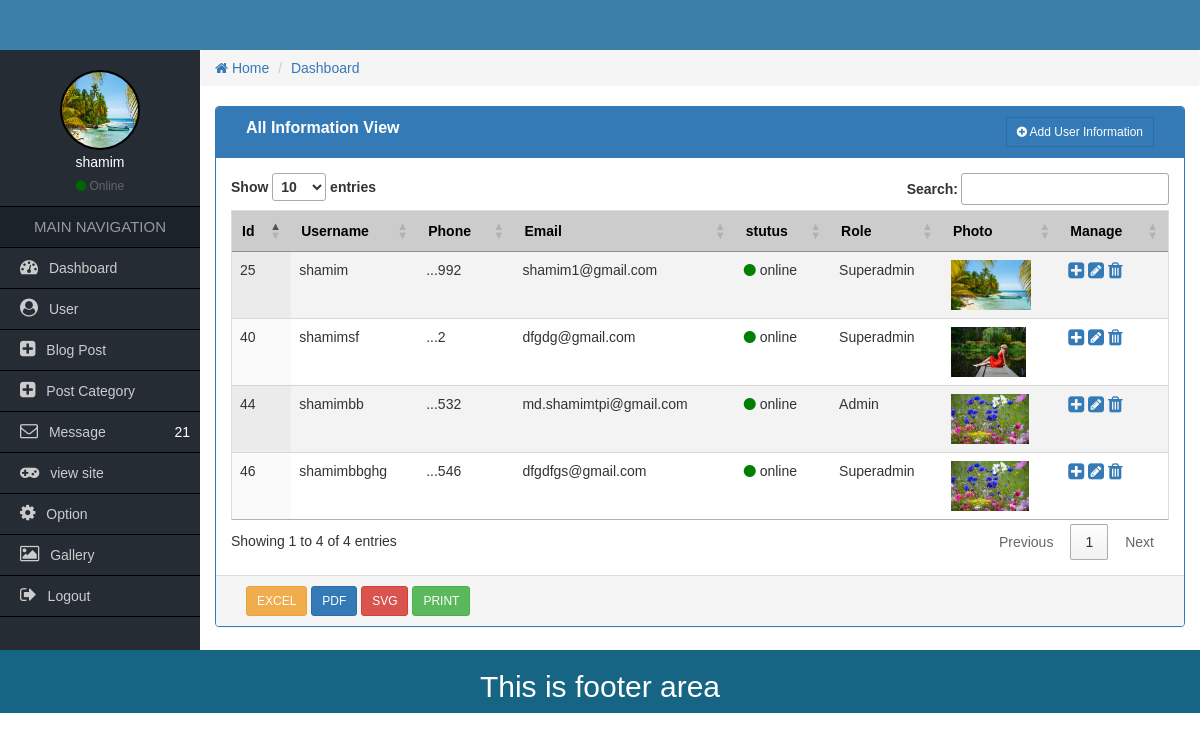
The page /Admin/all-user.php (signed in) on the database its author committed.
### tables this page shows
CREATE TABLE `cit_users` (
  `user_id` int(11) NOT NULL,
  `User_name` varchar(50) NOT NULL,
  `username` varchar(50) NOT NULL,
  `user_phone` varchar(20) NOT NULL,
  `user_email` varchar(50) NOT NULL,
  `user_pass` varchar(50) NOT NULL,
  `role_id` int(11) NOT NULL,
  `status` varchar(20) NOT NULL DEFAULT '1',
  `user_photo` varchar(255) NOT NULL
);

CREATE TABLE `cit_roles` (
  `role_id` int(11) NOT NULL,
  `role_name` varchar(50) NOT NULL
);

### Admin/function/functions.php (called while the page is built, shortened)
<?php
 function get_header(){
	 require_once('includes/header.php');
 }
 function get_sidebar(){
	 require_once('includes/sidebar.php');
 }
 function get_breadcum(){
	 require_once('includes/breadcum.php');
 }
 function get_footer(){
	 require_once('includes/footer.php');
 }
?>

### Admin/all-user.php (the view, shortened to what this page needs)
<?php
  require_once('function/functions.php');
  if($_SESSION['role_id']==1){
  get_header();
  get_sidebar();
  get_breadcum();
  ?>
                <div class="col-md-12">
                	<div class="panel panel-primary">
                        <div class="panel-heading">
                            <div class="col-md-9 heading_title">
                                All Information View
                             </div>
                             <div class="col-md-3 text-right">
                             	<a href="register.php" class="btn btn-sm btn btn-primary"><i class="fa fa-plus-circle"></i> Add User Information</a>
                            </div>
                            <div class="clearfix"></div>
                        </div>
                      <div class="panel-body">
                          <table class="table table-responsive table-striped table-hover table_cus display" id="table_id">
            		<thead class="table_head">
              		<tr>
                      	<th>Id</th>
                      	<th>Username</th>
                          <th>Phone</th>
                          <th>Email</th>
                          <th>stutus</th>
                          <th>Role</th>
                          <th>Photo</th>
                          <th>Manage</th>
                      </tr>
              	</thead>
            <tbody>
								  <?php
						    $sql = "SELECT * FROM  cit_users NATURAL JOIN cit_roles ORDER BY user_id DESC";
	           $result = mysqli_query($conn, $sql);
							while($row = mysqli_fetch_assoc($result)) { ?>
								<tr>
								    <td><?php echo $row['user_id']?></td>
								    <td><?php echo $row['username']?></td>
								    <td>...<?php echo substr($row['user_phone'],8,11)?></td>
								    <td><?php echo $row['user_email']?></td>
                    <?php  if(isset($_SESSION['user_id'])){ ?>
                      <td><span><i style="color:green" class="fa fa-circle"></i> online</span></td>
                <?php    }else{ ?>
                      <td><span><i style="color:#000" class="fa fa-circle"></i> offline</span></td>
                <?php  } ?>
                      <td><?php echo $row['role_name']?></td>
                     <td>
                     <?php
                       if ($row['user_photo']!='') { ?>
                         <img height="50" src="uploads/users/<?php echo $row['user_photo']?>">
                   <?php    }else{
                        ?>
                        <img height="50" src='uploads/avatar.png' alt="avarter">
                    <?php   }
                     ?>
                    </td>
                    	<td>
										<a href="view-user-info.php?id=<?php echo $row['user_id']?>"><i class="fa fa-plus-square fa-lg"></i></a>
										<a href="edit-user.php?id=<?php echo $row['user_id']?>"><i class="fa fa-pencil-square fa-lg"></i></a>
										<a href="delete.php?id=<?php echo $row['user_id']?>"><i class="fa fa-trash fa-lg"></i></a>
									</td>
								</tr>
						<?php	}
								  ?>
             </tbody>
                          </table>
                      </div>
                      <div class="panel-footer">
                        <div class="col-md-4">
                        	<a href="#" class="btn btn-sm btn-warning">EXCEL</a>
                            <a href="#" class="btn btn-sm btn-primary">PDF</a>
                            <a href="#" class="btn btn-sm btn-danger">SVG</a>
                            <a href="#" class="btn btn-sm btn-success">PRINT</a>
                        </div>
                        <div class="col-md-4">
                        </div>
                        <div class="col-md-4 text-right">
                        </div>
                        <div class="clearfix"></div>
                      </div>
                    </div>
                </div>
            </div>
         </div>
    </div>
   <?php get_footer();
}else{
  echo "You Have No Permission";
}
   ?>

### Admin/includes/header.php (shortened to what this page needs)
<!DOCTYPE html>
<html lang="en">
  <head>
    <link type="text/css" rel="stylesheet" href="css/font-awesome.min.css"/>
     <link rel="stylesheet" type="text/css" href="https://cdn.datatables.net/1.10.16/css/jquery.dataTables.css">
    <link type="text/css" href="css/bootstrap.min.css" rel="stylesheet">
    <link type="text/css" rel="stylesheet" href="css/style.css"/>
  </head>
  <body>
  	<div class="container-fluid header_full">
    	<div class="container header">
        </div>
    </div>

### Admin/includes/sidebar.php
<?php
 require_once('../includes/config.php');
   $sql = "SELECT * FROM  contact";
     $result = mysqli_query($conn, $sql);
     $rowcount=mysqli_num_rows($result);
?>
    <div class="container-fluid content_full">
        <div class="row">
            <div class="col-md-2 sidebar pd0">
            	<div class="side_user">
                	<img class="img-responsive" src="uploads/<?php echo $_SESSION['user_photo']?>"/>
                    <h4><?php echo $_SESSION['username'] ?></h4>
                    <span><i class="fa fa-circle"></i> Online</span>
                </div>
                <h2>MAIN NAVIGATION</h2>
                <ul>
                	<li><a href="index.php"><i class="fa fa-dashboard"></i> Dashboard</a></li>
                     <?php
                  if($_SESSION['role_id']==1){  ?>
                      <li><a href="all-user.php"><i class="fa fa-user-circle"></i> User</a></li>
                <?php  }
                     ?>
                    <li><a href="add-post.php"><i class="fa fa-plus-square"></i> Blog Post</a>
                    </li>
                    <li><a href="post-category.php"><i class="fa fa-plus-square"></i> Post Category</a>
                    </li>
                    <li><a href="contact.php"><i class="fa fa-envelope-o"></i> Message<span style="float:right;color:#FFF;padding-right:10px"><?php echo $rowcount;?></span></a></li>
                    <li><a href="../index.php" target="__blank"><i class="fa fa-gamepad"></i> view site</a></li>
                    <li><a href="option.php"><i class="fa fa-cog"></i> Option</a></li>
                    <li><a href="gellery.php"><i class="fa fa-image"></i> Gallery</a></li>
                    <li><a href="logout.php"><i class="fa fa-sign-out"></i> Logout</a></li>
                </ul>
            </div>

### Admin/includes/breadcum.php
<div class="col-md-10 admin-part pd0">
  <ol class="breadcrumb">
      <li><a href="#"><i class="fa fa-home"></i> Home</a></li>
      <li><a href="#">Dashboard</a></li>
    </ol>

### Admin/includes/footer.php (shortened to what this page needs)
    <div class="container-fluid footer_full">
    	<div class="container footer">
        	<div class="row">
               <h2>This is footer area</h2>
            </div>
        </div>
    </div>
  </body>
</html>

### Admin/css/style.css (style rules this page uses)
* { margin:0px; padding:0px; outline:0px; }
img { border:0px; }
ul, ol { list-style-type:none; }
a { text-decoration:none; }
.pd0 { padding-left:0px; padding-right:0px; padding-top:0px; padding-bottom:0px; overflow:hidden }
body { font-family:Verdana, Geneva, sans-serif; }
.header_full { background:#3b80a9; }
.header { height:50px; }
.sidebar { background-color:#252c34; min-height:600px; }
.side_user { text-align:center; color:#fff; padding:20px 0px 10px; border-bottom:1px solid #000; }
.side_user img { width:80px; height:80px; border:2px solid #000; border-radius:50%; display:inline-block; }
.side_user h4 { font-size:14px; margin:5px 0px; }
.side_user span { color:#666; font-size:12px; }
.side_user span i { color:#060; }
.sidebar h2 { font-size:15px; text-align:center; margin:0px; line-height:40px; background-color:#1b222a; color:#999; border-bottom:1px solid #000; }
.sidebar ul li a { font-size:14px; color:#CCC; line-height:40px; padding-left:20px; display:block; border-bottom:1px solid #000; }
.sidebar ul li a i { font-size:18px; padding-right:7px; }
.footer_full { background-color: #166584; }
.footer { text-align: center; color: #FFF; }
.heading_title { font-size:16px; font-weight:bold; }
.table_cus { border:1px solid #ddd; }
.table_head { background-color:#ccc; color:#000; }

### rows shown on the page
cit_users: user_id "46", username "shamimbbghg", user_phone "546", user_email "dfgdfgs@gmail.com", role.role_name "Superadmin", user_photo (picture)
cit_users: user_id "44", username "shamimbb", user_phone "532", user_email "md.shamimtpi@gmail.com", role.role_name "Admin", user_photo (picture)
cit_users: user_id "40", username "shamimsf", user_phone "2", user_email "dfgdg@gmail.com", role.role_name "Superadmin", user_photo (picture)
cit_users: user_id "25", username "shamim", user_phone "992", user_email "shamim1@gmail.com", role.role_name "Superadmin", user_photo (picture)

### other values the page prints
$_SESSION['username'] "shamim"
$rowcount "21"
